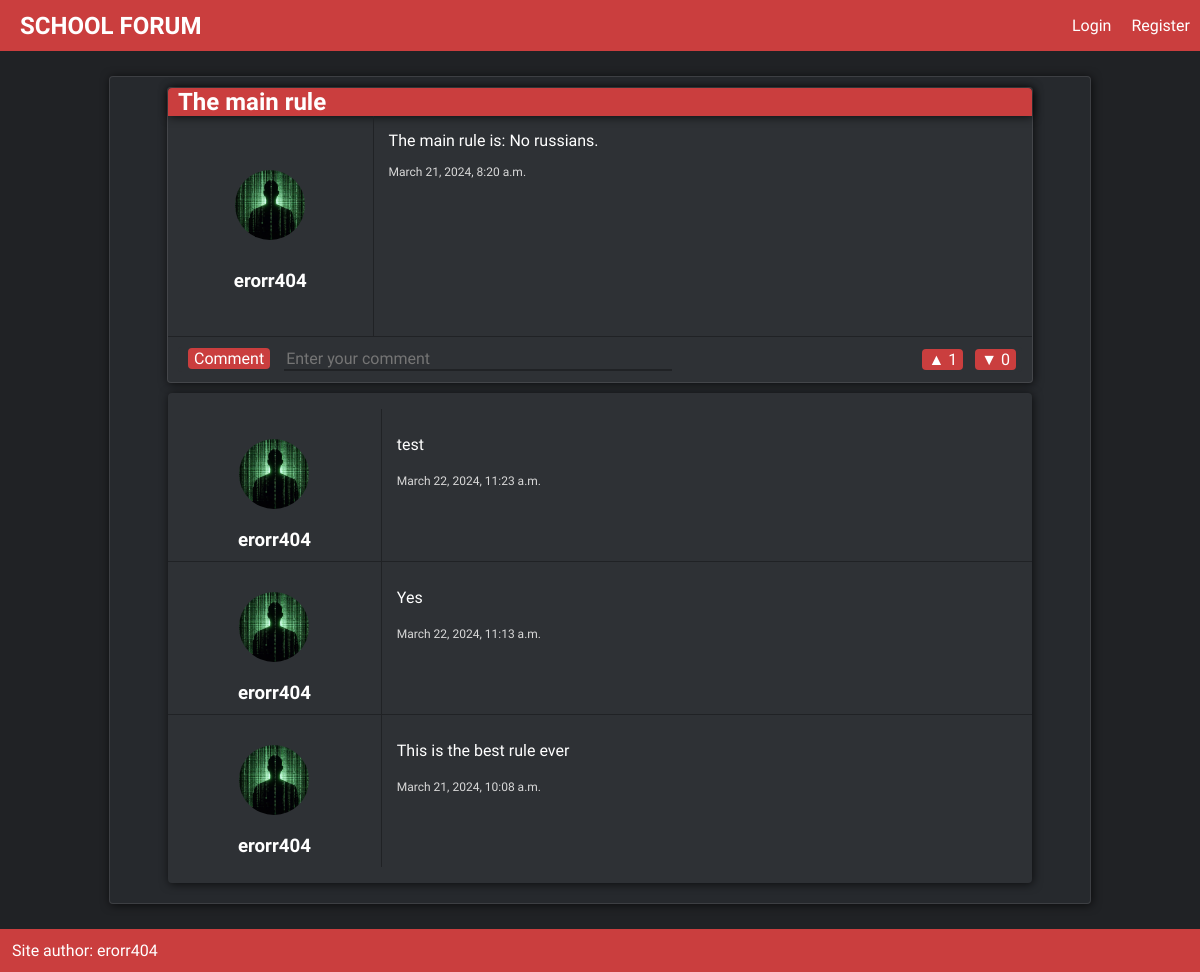
/rules/the-main-rule, run on the app's committed database.
### posts/models.py (models this page shows, shortened)
class Post(models.Model):
    title = models.CharField(max_length=50)
    slug = models.SlugField()
    body = models.TextField()
    date = models.DateTimeField(auto_now_add=True)
    category = models.ForeignKey(Category, models.CASCADE, default=None)
    author = models.ForeignKey(User, models.CASCADE, default=None)

class Comment(models.Model):
    user = models.ForeignKey(User, models.CASCADE, default=None)
    post = models.ForeignKey(Post, models.CASCADE, default=None)
    date = models.DateTimeField(auto_now_add=True)
    text = models.TextField()

### accounts/models.py (models this page shows, shortened)
class Profile(models.Model):
    user = models.OneToOneField(User, models.CASCADE)
    image = models.ImageField(upload_to='profile_pics/', default='default.jpg')
    biography = models.TextField(default='')

### posts/views.py (the view)
# urls.py: path('<slug:category>/<slug:post>', views.post_view, name='show'),
def post_view(request, category, post):
    post = Post.objects.get(slug=post)
    comments = Comment.objects.filter(post=post)[::-1]
    comments_users_profiles = []
    for comment in comments:
        comment_user_profile = Profile.objects.get(user=comment.user)
        comments_users_profiles.append(comment_user_profile)
    if len(comments) == 0:
        no_comments = True
    else:
        no_comments = False
    return render(request, 'post_detail.html', {'post': post,
                                                'author_profile': Profile.objects.get(user=post.author),
                                                'likes': len(PostLike.objects.filter(post=post)),
                                                'dislikes': len(PostDisLike.objects.filter(post=post)),
                                                'comments': comments,
                                                'zipped_comments': zip(comments, comments_users_profiles),
                                                'no_comments': no_comments,
                                                })

### posts/templates/post_detail.html (shortened to what this page needs)
{% extends 'base_layout.html' %}
{% block content %}
    <div class="main-content shadow light-border">
        <div class="post-detail shadow light-border">
            <h2 class="post-detail-title shadow">{{ post.title }}</h2>
            <div class="post-2-columns">
                <div class="user-post-profile">
                    <a class="user-post-profile-link" href="{% url 'accounts:user_profile' username=post.author.username %}">
                        <img src="{{ author_profile.image.url }}" alt="profile image">
                        <h3>{{ post.author }}</h3>
                    </a>
                </div>
                <div class="post-text-info">
                    <p class="post-detail-description">{{ post.body }}</p>
                    <p class="post-date">{{ post.date }}</p>
                </div>
            </div>
            <div class="interactions">
                <div class="create-comment">
                    <button id="comment_btn">Comment</button>
                    <input type="text" name="text" id="comment_text" placeholder="Enter your comment">
                </div>
                <ul>
                    <li>
                        <button id="like">▲ {{ likes }}</button>
                    </li>
                    <li>
                        <button id="dislike">▼ {{ dislikes }}</button>
                    </li>
                </ul>
            </div>
        </div>
        <div class="post-comments shadow">
            <ul class="comments-list">
                {% if no_comments == False %}
                    {% for comment, user_profile in zipped_comments %}
                    <li>
                        <div class="comment-author-info">
                            <a href="{% url 'accounts:user_profile' username=comment.user.username %}" class="user-post-profile-link">
                                <img src="{{ user_profile.image.url }}" alt="post author image" class="comment-prof-image">
                                <h3 class="comment-author">{{ comment.user }}</h3>
                            </a>
                        </div>
                        <div class="comment-itself">
                            <p class="post-detail-description">{{ comment.text }}</p>
                            <p class="post-date">{{ comment.date }}</p>
                        </div>
                    </li>
                    {% endfor %}
                {% else %}
                    <div class="no-comments">
                        <h2 class="no-comments-big">There is no comments</h2>
                        <p class="no-comments-small">Create one!</p>
                    </div>
                {% endif %}
            </ul>
        </div>
    </div>
{% endblock content %}

### static/styles.css (style rules this page uses)
:root { --color1: #202225; --color2: #26292D; --color3: #2E3135; --text-hover: #d8d8d8; --text-color: #ffff; --color-important: #ca3e3e; --color-reject: #FF3F3F; --color-accept: #00CB3F; --border-color: #e7e7e71e; --border-light-width: 1px; --default-border-radius: 4px; }
html { min-height: 100vh; }
body { font-family: "Fira Sans Extra Condensed", sans-serif; font-weight: 400; font-style: normal; color: var(--text-color); background-color: var(--color1); margin: 0px; min-height: 100vh; display: flex; flex-direction: column; }
h1, h2, h3, h4, h5, h6 { margin: 0; }
a { text-decoration: none; color: inherit; }
.shadow { box-shadow: 1px 1px 10px 0px #000000af; }
.light-border { border: var(--border-light-width) solid; border-color: var(--border-color); }
.main-content { background-color: var(--color2); margin: 25px 10px; width: 80vw; min-width: 400px; border-radius: var(--default-border-radius); padding: 10px; }
.main-content { display: flex; flex-direction: column; align-items: center; }
.post-date { margin: 5px 0; font-size: 12px; color: var(--text-hover); }
.post-detail { background-color: var(--color3); border-radius: var(--default-border-radius); width: 90%; display: flex; flex-direction: column; }
.post-detail-title { background-color: var(--color-important); border-radius: var(--default-border-radius) var(--default-border-radius) 0 0; padding: 0 0 0 10px; }
.post-2-columns { display: flex; flex-direction: row; }
.user-post-profile { display: flex; flex-direction: column; justify-content: center; align-items: center; border-right: solid var(--border-light-width) var(--color1); border-bottom: solid var(--border-light-width) var(--color1); width: 20%; padding: 10px 20px; max-width: 200px; min-width: 130px; min-height: 200px; }
.user-post-profile img { width: 70px; border-radius: 35px; margin: 20px 0; }
.user-post-profile h3 { margin: 10px 0; }
.user-post-profile-link { display: flex; flex-direction: column; align-items: center; }
.post-text-info { width: 80%; border-bottom: solid var(--border-light-width) var(--color1); }
.post-detail-description { margin: 15px; }
.post-date { margin-left: 15px; }
.interactions { margin: 10px 10px; padding: 1px 0; border-radius: var(--default-border-radius); background-color: var(--color3); display: flex; align-items: center; justify-content: space-between; }
.create-comment { width: 65%; }
.interactions ul { list-style-type: none; display: flex; flex-direction: row; align-items: center; justify-content: right; margin: 0; }
.interactions ul li { font-size: 16px; border-radius: var(--default-border-radius); margin: 0 5px; }
#comment_text { outline: none; border: none; border-bottom: solid 2px var(--color1); font-size: 16px; background-color: var(--color3); font-family: inherit; width: 70%; color: var(--text-color); }
#comment_btn { outline: none; border: none; border-radius: var(--default-border-radius); font-size: 16px; background-color: var(--color-important); color: var(--text-color); margin: 0 10px; font-family: inherit; }
#like { outline: none; border: none; border-radius: var(--default-border-radius); font-size: 16px; background-color: var(--color-important); color: var(--text-color); margin: 0 1px; font-family: inherit; }
#dislike { outline: none; border: none; border-radius: var(--default-border-radius); font-size: 16px; background-color: var(--color-important); color: var(--text-color); margin: 0 1px; font-family: inherit; }
.post-comments { margin: 10px 10px; border-radius: var(--default-border-radius); background-color: var(--color3); width: 90%; }
.comments-list { padding-left: 0; list-style-type: none; }
.comments-list li { border-bottom: solid var(--border-light-width) var(--color1); display: flex; flex-direction: row; align-items: center; }
.comments-list li:last-child { border-bottom: none; }
.comment-author-info { display: flex; flex-direction: column; justify-content: center; align-items: center; border-right: solid var(--border-light-width) var(--color1); width: 20%; padding: 10px 20px; max-width: 200px; min-width: 130px; min-height: 130px; }
.comment-prof-image { width: 70px; border-radius: 35px; margin: 20px 0; }
.comment-itself { min-height: 130px; display: flex; flex-direction: column; }

### data on the page
Post: title "The main rule", author "erorr404", body "The main rule is: No russians.", date "March 21, 2024, 8:20 a.m."
Profile: image (picture)
Comment: image (picture), user "erorr404", text "test", date "March 22, 2024, 11:23 a.m."
Comment: image (picture), user "erorr404", text "Yes", date "March 22, 2024, 11:13 a.m."
Comment: image (picture), user "erorr404", text "This is the best rule ever", date "March 21, 2024, 10:08 a.m."

### other printed values
{{ likes }} "1"
{{ dislikes }} "0"
